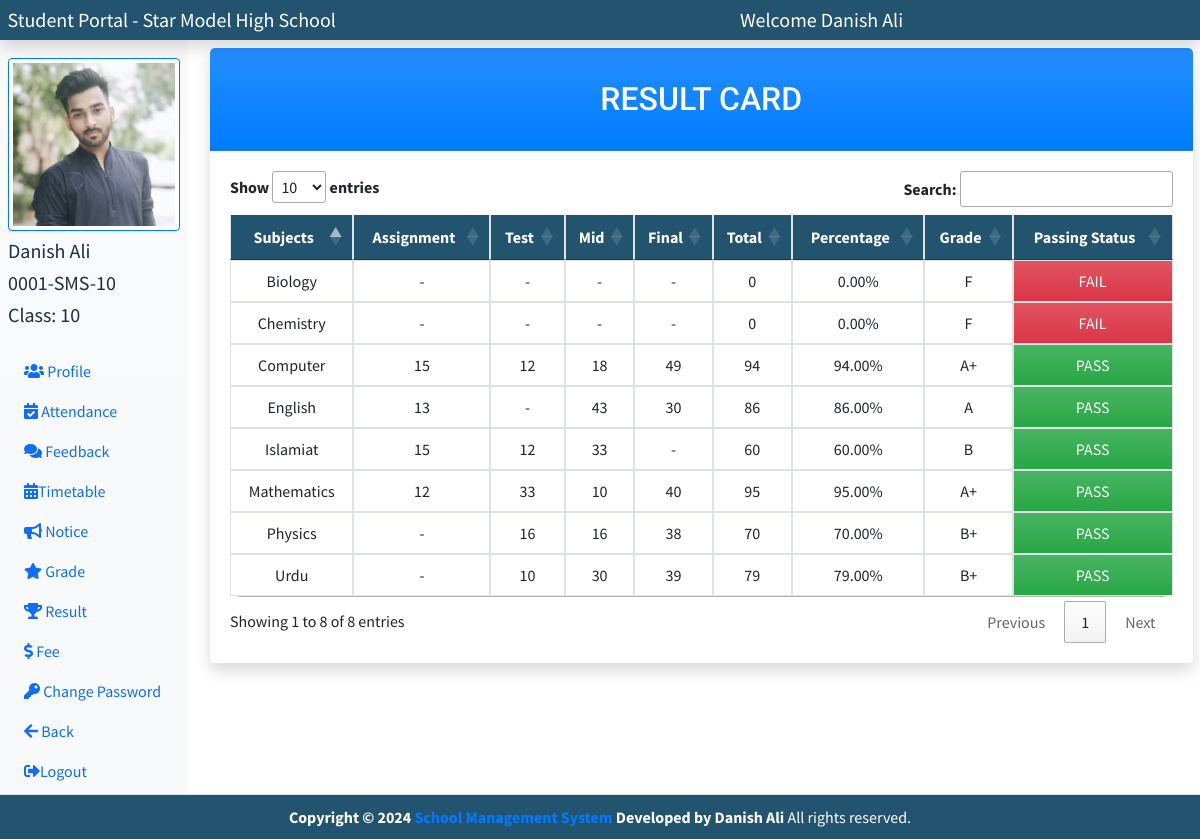
The app's page /student/index.php?result (signed in) with its own data.
### tables this page shows
CREATE TABLE `class` (
  `class_id` int(11) NOT NULL,
  `class_name` varchar(50) NOT NULL,
  `subject_name` varchar(300) NOT NULL,
  `section_name` varchar(50) NOT NULL,
  `c_teacher_id` int(11) NOT NULL,
  `created_at` datetime NOT NULL DEFAULT current_timestamp()
);

CREATE TABLE `exam` (
  `exam_id` int(11) NOT NULL,
  `exam_name` varchar(50) NOT NULL,
  `exam_type` enum('Mid','Final','Assignment','Test') NOT NULL,
  `total_marks` int(11) NOT NULL,
  `obtained_marks` int(11) NOT NULL,
  `e_class_id` int(11) NOT NULL,
  `e_student_id` int(11) NOT NULL,
  `e_teacher_id` int(11) NOT NULL,
  `e_subject_id` int(11) NOT NULL,
  `exam_date` date NOT NULL
);

CREATE TABLE `subject` (
  `subject_id` int(11) NOT NULL,
  `subject_code` varchar(20) NOT NULL,
  `subject_name` varchar(50) NOT NULL,
  `created_at` datetime NOT NULL DEFAULT current_timestamp()
);

### student/result.php (the view, shortened to what this page needs)
<?php
    require_once('partials/student_head.php');
?>
<div class="container-fluid my-5">
    <div class="card shadow">
        <div class="card-header text-center bg-primary bg-gradient text-white">
            <h2 class="my-heading">RESULT CARD</h2>
        </div>
        <div class="card-body">
            <table class="table text-center my-table" id="my-dataTable">
                <thead class="table-light">
                    <tr>
                        <th scope="col">Subjects</th>
                        <th scope="col">Assignment</th>
                        <th scope="col">Test</th>
                        <th scope="col">Mid</th>
                        <th scope="col">Final</th>
                        <th scope="col">Total</th>
                        <th scope="col">Percentage</th>
                        <th scope="col">Grade</th>
                        <th scope="col">Passing Status</th>
                    </tr>
                </thead>
                <tbody>
    <?php
    $student_class = $_SESSION['student_class'];
    $class_subjects_sql = "SELECT subject_name FROM class WHERE class_id = '$student_class'";
    $class_subjects_result = $conn->query($class_subjects_sql);
    if ($class_subjects_result->num_rows > 0) {
        $row = $class_subjects_result->fetch_assoc();
        $subject_ids = explode(',', $row['subject_name']);
        foreach ($subject_ids as $subject_id) {
            $subject_id = trim($subject_id);
            $subject_name_sql = "SELECT subject_name FROM `subject` WHERE subject_id = '$subject_id'";
            $subject_name_result = $conn->query($subject_name_sql);
            $student_id = $_SESSION['student_id'];
            if ($subject_name_result->num_rows > 0) {
                $subject_row = $subject_name_result->fetch_assoc();
                $subject_name = $subject_row['subject_name'];
                $exam_marks_sql = "SELECT exam_type, obtained_marks FROM exam WHERE e_student_id = '$student_id' AND e_subject_id = '$subject_id'";
                $exam_marks_result = $conn->query($exam_marks_sql);
                $assignment_marks = '-';
                $test_marks = '-';
                $mid_marks = '-';
                $final_marks = '-';
                while ($exam_marks_row = $exam_marks_result->fetch_assoc()) {
                    $exam_type = $exam_marks_row['exam_type'];
                    $obtained_marks = $exam_marks_row['obtained_marks'];
                    switch ($exam_type) {
                        case 'Assignment':
                            $assignment_marks = $obtained_marks;
                            break;
                        case 'Test':
                            $test_marks = $obtained_marks;
                            break;
                        case 'Mid':
                            $mid_marks = $obtained_marks;
                            break;
                        case 'Final':
                            $final_marks = $obtained_marks;
                            break;
                    }
                }
                $total_marks = ($assignment_marks != '-' ? $assignment_marks : 0) +
                              ($test_marks != '-' ? $test_marks : 0) +
                              ($mid_marks != '-' ? $mid_marks : 0) +
                              ($final_marks != '-' ? $final_marks : 0);
                $percentage = ($total_marks > 0) ? (($total_marks /100) * 100) : 0;
                if($percentage < 100 && $percentage >= 90 ){
                    $grade = 'A+';
                } else if($percentage < 90 && $percentage >= 80 ){
                    $grade = 'A';
                }  else if($percentage < 80 && $percentage >= 70 ){
                    $grade = 'B+';
                } else if($percentage < 70 && $percentage >= 60 ){
                    $grade = 'B';
                } else if($percentage < 60 && $percentage >= 50 ){
                    $grade = 'C';
                } else if($percentage < 50 && $percentage >= 0 ){
                    $grade = 'F';
                } else{
                    $grade = 'N/A';
                }
                $pass_fail_status = ($percentage >= 50) ? 'PASS' : 'FAIL';
    ?>
                <tr>
                    <td><?= $subject_name ?></td>
                    <td><?= $assignment_marks ?></td>
                    <td><?= $test_marks ?></td>
                    <td><?= $mid_marks ?></td>
                    <td><?= $final_marks ?></td>
                    <td><?= $total_marks ?></td>
                    <td><?= number_format($percentage, 2) . '%' ?></td>
                    <td><?= $grade ?></td>
                    <?php if($pass_fail_status === "PASS"){ ?>
                    <td class="bg-success bg-gradient"><?= $pass_fail_status ?></td>
                    <?php  } else if($pass_fail_status === "FAIL") {    ?>
                    <td class="bg-danger bg-gradient"><?= $pass_fail_status ?></td>
                     <?php  }  ?>
                </tr>
    <?php
            }
        }
    } else {
    ?>
        <tr>
            <td colspan="8">No result found for this student</td>
        </tr>
    <?php
    }
    ?>
</tbody>
            </table>
        </div>
    </div>
</div>

### student/partials/student_sidebar.php
<?php
    require_once('../partials/_connection.php');
    $student_pic = $_SESSION['student_pic'];
    $student_name = $_SESSION['student_name'];
    $student_rollno = $_SESSION['student_rollno'];
    $student_class_id = $_SESSION['student_class'];
    $fetch_class_sql = "SELECT class_name FROM class WHERE class_id = '$student_class_id' ";
    $class_result = $conn->query($fetch_class_sql);
    $fetch_class_row = $class_result->fetch_assoc();
    $student_class = $fetch_class_row['class_name'];
?>
<nav class="bg-light bg-gradient sidebar py-5 d-print-none m-0" style=" height: auto; margin-top:10px !important;">
    <div class="sidebar-sticky">
        <ul class="nav flex-column">
            <li class="nav-item mb-3">
                <img src="../admin/admin_images/registration/<?= $student_pic ?>" alt="<?= $student_name ?> Picture" class="border border-primary border-2 img-fluid img-thumbnail" width="200px">
                <h5 class="my-2"> <?= $student_name?> </h5>
                <h5 class="my-2"> <?= $student_rollno?> </h5>
                <h5 class="my-2">Class: <?= $student_class?> </h5>
            </li>
            <li class="nav-item">
                <a href="index.php?student_profile" class="nav-link">
                    <i class="fas fa-users"></i> Profile
                </a>
            </li>
            <li class="nav-item">
                <a href="index.php?attendance" class="nav-link">
                <i class="fa fa-calendar-check"></i> Attendance
                </a>
            </li>
            <li class="nav-item">
                <a href="index.php?feedback" class="nav-link">
                    <i class="fas fa-comments"></i> Feedback
                </a>
            </li>
            <li class="nav-item">
            <a href="index.php?timetable" class="nav-link">
              <i class="nav-icon fas fa-calendar-alt"></i>Timetable
            </a>
          </li>
            <li class="nav-item">
                <a href="index.php?notice" class="nav-link">
                    <i class="fas fa-bullhorn"></i> Notice
                </a>
            </li>
            <li class="nav-item">
                <a href="index.php?grade" class="nav-link">
                    <i class="fas fa-star"></i> Grade
                </a>
            </li>
            <li class="nav-item">
                <a href="index.php?result" class="nav-link">
                <i class="fas fa-trophy"></i> Result
                </a>
            </li>
            <li class="nav-item">
                <a href="index.php?fee" class="nav-link">
                <i class="fas fa-dollar-sign"></i> Fee
                </a>
            </li>
            <li class="nav-item">
                <a href="index.php?student_change_password" class="nav-link">
                    <i class="fas fa-key"></i> Change Password
                </a>
            </li>
            <li class="nav-item">
                <a href="../index.php" class="nav-link">
                <i class="fas fa-arrow-left"></i> Back
                </a>
            </li>
            <li class="nav-item">
                <a href="index.php?student_logout" class="nav-link">
                    <i class="fa fa-sign-out-alt"></i>Logout
                </a>
            </li>
        </ul>
    </div>
</nav>

### student/partials/student_head.php (style rules this page uses)
body { overflow-x: hidden; }
.my-heading { font-family: 'Baloo Paaji 2', cursive; font-family: 'Mulish', sans-serif; font-family: 'Roboto', sans-serif; text-align: center; font-size: 2rem; color: #fff; padding: 20px 0; margin: 0; transition: transform 0.3s ease-in-out; }
@media (min-width: 768px) { .my-table { border-collapse: collapse; border-radius: 10px; width: 100%; } }
@media (min-width: 768px) { .my-table th, .my-table td { padding: 10px; text-align: center; border: 1px solid #dee2e6; } }
@media (min-width: 768px) { .my-table th { background-color: #225470; color: white; font-weight: bold; } }
@media (min-width: 768px) { .my-table tbody tr:nth-child(odd) { background-color: #f2f2f2; } }
@media (min-width: 768px) { .my-table th { border-top: none; } }
@media (min-width: 768px) { .my-table tbody tr td { transition: box-shadow 0.3s ease; } }

### records on screen
class: class_name "10"
exam: e_subject.subject_name "English", obtained_marks "13", test_marks "-", exam.obtained_marks "43", exam.obtained_marks "30", total_marks "86", percentage "86.00", grade "A", pass_fail_status "PASS"
exam: e_subject.subject_name "Urdu", assignment_marks "-", obtained_marks "10", exam.obtained_marks "30", exam.obtained_marks "39", total_marks "79", percentage "79.00", grade "B+", pass_fail_status "PASS"
exam: e_subject.subject_name "Mathematics", obtained_marks "12", exam.obtained_marks "33", exam.obtained_marks "10", exam.obtained_marks "40", total_marks "95", percentage "95.00", grade "A+", pass_fail_status "PASS"
exam: e_subject.subject_name "Islamiat", obtained_marks "15", exam.obtained_marks "12", exam.obtained_marks "33", final_marks "-", total_marks "60", percentage "60.00", grade "B", pass_fail_status "PASS"
exam: e_subject.subject_name "Physics", assignment_marks "-", obtained_marks "16", exam.obtained_marks "16", exam.obtained_marks "38", total_marks "70", percentage "70.00", grade "B+", pass_fail_status "PASS"
subject: subject_name "Chemistry"
subject: subject_name "Biology"
exam: e_subject.subject_name "Computer", obtained_marks "15", exam.obtained_marks "12", exam.obtained_marks "18", exam.obtained_marks "49", total_marks "94", percentage "94.00", grade "A+", pass_fail_status "PASS"

### other values on screen
$student_name "Danish Ali"
$student_rollno "0001-SMS-10"
$assignment_marks "-"
$test_marks "-"
$mid_marks "-"
$final_marks "-"
$total_marks "0"
$percentage "0.00"
$grade "F"
$pass_fail_status "FAIL"
